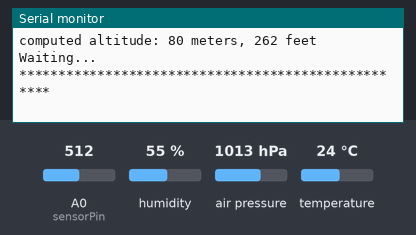
This sketch was run on a simulated ESP8266 (NodeMCU). Parts: the last lines printed to the serial monitor. The test bench sets the inputs (shaded band); at power-on: humidity 55 %, A0 (sensorPin) = 512, air pressure 1013 hPa, temperature 24 °C. WiFi joins after 1.5 s; servers stay silent unless stated.

Above: at 2.7 s.
2.8 s: humidity set to 22 %
At 7.8 s:
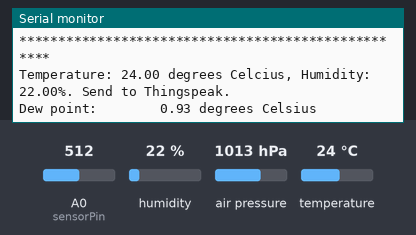
9.4 s: A0 (sensorPin) set to 430
At 14.06 s:
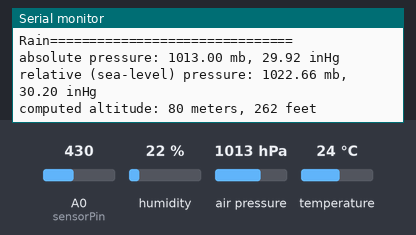
16.0 s: air pressure set to 952 hPa
At 19.74 s:
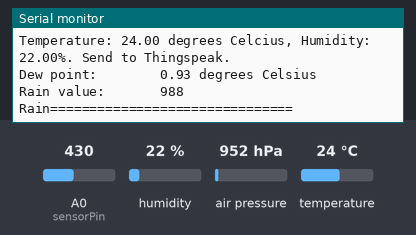
22.6 s: temperature set to 12 °C
At 25.4 s:
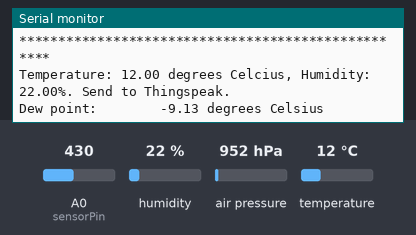
29.2 s: A0 (sensorPin) set to 306
At 31.66 s:
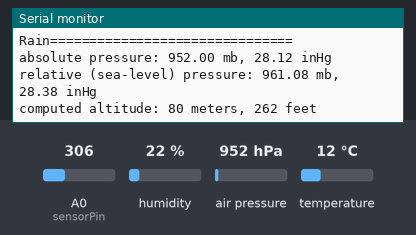
Timing chart, 0 to 33.2 s (numbered marks = the images above; inputs shaded):
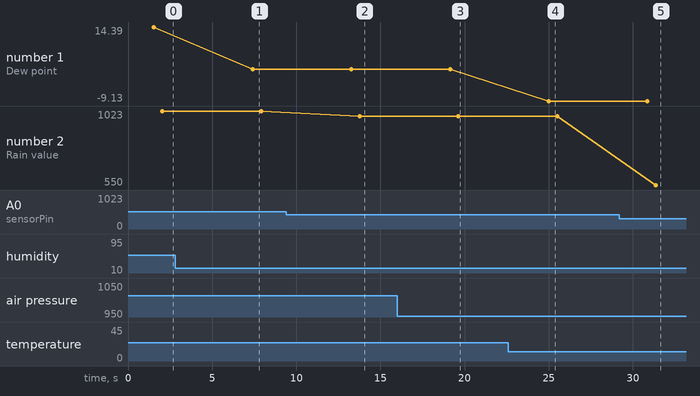

The sketch:

weather.ino
```cpp
#include <DHT.h>  // HEADER FILES
#include <ESP8266WiFi.h>
#include <SFE_BMP180.h>
#include <SPI.h>
#include <Wire.h>
#define DHTPIN 0
DHT dht(DHTPIN, DHT11);
SFE_BMP180 pressure;
int sensorPin = A0;
int sensorValue2 = 0;  // variable to store the value coming from sensor Rain sensor
#define ALTITUDE 80.0 // Altitude of SparkFun's HQ in Boulder, CO. in meters
String apiKey = "ENTER UR APIKEY HERE";//  Enter your Write API key from ThingSpeak

const char *ssid =  "ERROR"; // replace with your wifi ssid and wpa2 key
const char *pass =  "NOPASSWORD";
const char* server = "api.thingspeak.com";

#define DHTPIN 0 //pin where the dht11 is connected
WiFiClient client;
//--------------------------------------SET UP----------------------------------------------
void setup()
{
  Serial.begin(115200); // open serial port, set the baud rate to 9600 bps
  delay(10);
  dht.begin();
  Serial.println("Connecting to ");
  Serial.println(ssid);
  WiFi.begin(ssid, pass);
  while (WiFi.status() != WL_CONNECTED)
    {
  delay(500);
  Serial.print(".");
    }
  Serial.println("");
  Serial.println("WiFi connected");
  Serial.println("REBOOT");

  // Initialize the sensor (it is important to get calibration values stored on the device).

  if (pressure.begin())
  {
    Serial.println("BMP180 init success");
  }
  else
  {
    // Oops, something went wrong, this is usually a connection problem,
    // see the comments at the top of this sketch for the proper connections.

    Serial.println("BMP180 init fail\n\n");
  }
}
//---------------------------------------LOOP FUNCTION-------------------------------------
void loop()
{
//--------------------------------------DHT11--------------------------------
      float h = dht.readHumidity();
      float t = dht.readTemperature();

	     if (isnan(h) || isnan(t))
                 {
                     Serial.println("Failed to read from DHT sensor!");
                      return;
                 }
				             Serial.print("Temperature: ");
                     Serial.print(t);
                     Serial.print(" degrees Celcius, Humidity: ");
                     Serial.print(h);
                     Serial.println("%. Send to Thingspeak.");
//--- extra---- you can measure dew point with the temperature and the humidity

		     double gamma = log(h/100) + ((17.62*t) / (243.5+t));
	             double dp = 243.5*gamma / (17.62-gamma);
	             Serial.print("Dew point:        ");
		     Serial.print(dp);
		     Serial.print(" degrees Celsius ");
		     Serial.println();
//--------------------------------------RAIN---------------------------------

      const int sensorMin = 150; //0;     // sensor minimum
      const int sensorMax = 440; //1024;  // sensor maximum

      delay(500);
      sensorValue2 = analogRead(sensorPin);
      sensorValue2 = constrain(sensorValue2, 150, 440); //150, 400
      sensorValue2 = map(sensorValue2, sensorMin, sensorMax, 0, 1023);  //150, 440
      Serial.print("Rain value:       ");
      Serial.println(sensorValue2);
      Serial.println();
      delay(100);
      Serial.println("Rain===============================");
//---------------------------------BMP180-------------------------------
	    char status;
      double T,P,p0,a;
      status = pressure.startTemperature();
      if (status != 0)
      {
      // Wait for the measurement to complete:
      delay(status);

      status = pressure.startPressure(3);
      if (status != 0)
      {
        // Wait for the measurement to complete:
        delay(status);

        status = pressure.getPressure(P,T);
        if (status != 0)
        {
          // Print out the measurement:
          Serial.print("absolute pressure: ");
          Serial.print(P,2);
          Serial.print(" mb, ");
          Serial.print(P*0.0295333727,2);
          Serial.println(" inHg");

          p0 = pressure.sealevel(P,ALTITUDE); // we're at 1655 meters (Boulder, CO)
          Serial.print("relative (sea-level) pressure: ");
          Serial.print(p0,2);
          Serial.print(" mb, ");
          Serial.print(p0*0.0295333727,2);
          Serial.println(" inHg");

          a = pressure.altitude(P,p0);
          Serial.print("computed altitude: ");
          Serial.print(a,0);
          Serial.print(" meters, ");
          Serial.print(a*3.28084,0);
          Serial.println(" feet");
        }
        else Serial.println("error retrieving pressure measurement\n");
      }
      else Serial.println("error starting pressure measurement\n");
    }


//-------------------------------------------------ThingSpeak-------------------------------

      if (client.connect(server,80))   //   "184.106.153.149" or api.thingspeak.com
           {

              String postStr = apiKey;
              postStr +="&field1=";
              postStr += String(t);//temperature
              postStr +="&field2=";
              postStr += String(h);//humidity
              postStr += "&field3=";
	      postStr += String(dp);//dew point
	      postStr += "&field4=";
	      postStr += String(P*0.0295333727,2);//absolute pressure
	      postStr += "&field5=";
	      postStr += String(p0*0.0295333727,2);//relative pressure
	      postStr += "&field6=";
	      postStr += String(a,0);//altitudE
	      postStr +="&field7=";
	      postStr += String(sensorValue2);//rain
	      postStr += "\r\n\r\n\r\n\r\n";

                             client.print("POST /update HTTP/1.1\n");
                             client.print("Host: api.thingspeak.com\n");
                             client.print("Connection: close\n");
                             client.print("X-THINGSPEAKAPIKEY: "+apiKey+"\n");
                             client.print("Content-Type: application/x-www-form-urlencoded\n");
                             client.print("Content-Length: ");
                             client.print(postStr.length());
                             client.print("\n\n");
                             client.print(postStr);


                        }
      client.stop();
      Serial.println("Waiting...");
      Serial.println("");
      Serial.println("***************************************************");

  // thingspeak needs minimum 15 sec delay between updates
  delay(5000);
  }
```

Measured:
- after the input at 2.8 s, the serial monitor: prints a new line after 4.6 s (image 1)
- after the input at 9.4 s, the serial monitor: prints a new line after 4.4 s (image 2)
- after the input at 22.6 s, the serial monitor: prints a new line after 2.4 s (image 4)
- after the input at 29.2 s, the serial monitor: prints a new line after 2.2 s (image 5)
- plotted number 1: 14.39 → 0.93 after the input at 2.8 s, 0.93 → -9.13 after the input at 22.6 s
- plotted number 2: 1023 → 988 after the input at 9.4 s, 988 → 550 after the input at 29.2 s
